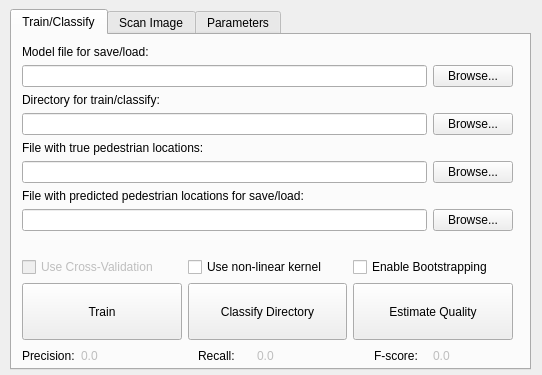
<?xml version="1.0" encoding="UTF-8"?>
<ui version="4.0">
 <class>View</class>
 <widget class="QWidget" name="View">
  <property name="geometry">
   <rect>
    <x>0</x>
    <y>0</y>
    <width>542</width>
    <height>375</height>
   </rect>
  </property>
  <property name="sizePolicy">
   <sizepolicy hsizetype="Preferred" vsizetype="Preferred">
    <horstretch>0</horstretch>
    <verstretch>0</verstretch>
   </sizepolicy>
  </property>
  <property name="windowTitle">
   <string>Pedestrian Detector</string>
  </property>
  <widget class="QTabWidget" name="mainTabWidget">
   <property name="geometry">
    <rect>
     <x>10</x>
     <y>9</y>
     <width>521</width>
     <height>361</height>
    </rect>
   </property>
   <property name="toolTip">
    <string/>
   </property>
   <property name="statusTip">
    <string/>
   </property>
   <property name="whatsThis">
    <string/>
   </property>
   <property name="accessibleName">
    <string/>
   </property>
   <property name="accessibleDescription">
    <string/>
   </property>
   <property name="currentIndex">
    <number>0</number>
   </property>
   <widget class="QWidget" name="tcTab">
    <attribute name="title">
     <string>Train/Classify</string>
    </attribute>
    <widget class="QWidget" name="gridLayoutWidget">
     <property name="geometry">
      <rect>
       <x>10</x>
       <y>10</y>
       <width>491</width>
       <height>321</height>
      </rect>
     </property>
     <layout class="QGridLayout" name="tcMainGridLayout">
      <item row="14" column="1">
       <widget class="QLabel" name="precisionValue">
        <property name="enabled">
         <bool>false</bool>
        </property>
        <property name="text">
         <string>0.0</string>
        </property>
       </widget>
      </item>
      <item row="4" column="0" colspan="7">
       <widget class="QLabel" name="trueLocLabel">
        <property name="text">
         <string>File with true pedestrian locations:</string>
        </property>
       </widget>
      </item>
      <item row="3" column="7">
       <widget class="QPushButton" name="dirBrowse">
        <property name="text">
         <string>Browse...</string>
        </property>
       </widget>
      </item>
      <item row="0" column="0" colspan="7">
       <widget class="QLabel" name="tcModelLabel">
        <property name="text">
         <string>Model file for save/load:</string>
        </property>
       </widget>
      </item>
      <item row="6" column="0" colspan="7">
       <widget class="QLabel" name="predLocLabel">
        <property name="text">
         <string>File with predicted pedestrian locations for save/load:</string>
        </property>
       </widget>
      </item>
      <item row="14" column="0">
       <widget class="QLabel" name="precisionLabel">
        <property name="text">
         <string>Precision:</string>
        </property>
       </widget>
      </item>
      <item row="7" column="0" colspan="7">
       <widget class="QLineEdit" name="predLocLineEdit"/>
      </item>
      <item row="7" column="7">
       <widget class="QPushButton" name="predLocBrowse">
        <property name="text">
         <string>Browse...</string>
        </property>
       </widget>
      </item>
      <item row="12" column="0" colspan="8">
       <layout class="QHBoxLayout" name="horizontalLayout">
        <item>
         <widget class="QPushButton" name="trainButton">
          <property name="enabled">
           <bool>true</bool>
          </property>
          <property name="sizePolicy">
           <sizepolicy hsizetype="Expanding" vsizetype="Expanding">
            <horstretch>0</horstretch>
            <verstretch>0</verstretch>
           </sizepolicy>
          </property>
          <property name="text">
           <string>Train</string>
          </property>
         </widget>
        </item>
        <item>
         <widget class="QPushButton" name="classifyDirectoryButton">
          <property name="sizePolicy">
           <sizepolicy hsizetype="Expanding" vsizetype="Expanding">
            <horstretch>0</horstretch>
            <verstretch>0</verstretch>
           </sizepolicy>
          </property>
          <property name="text">
           <string>Classify Directory</string>
          </property>
         </widget>
        </item>
        <item>
         <widget class="QPushButton" name="estimateQualityButton">
          <property name="sizePolicy">
           <sizepolicy hsizetype="Expanding" vsizetype="Expanding">
            <horstretch>0</horstretch>
            <verstretch>0</verstretch>
           </sizepolicy>
          </property>
          <property name="text">
           <string>Estimate Quality</string>
          </property>
         </widget>
        </item>
       </layout>
      </item>
      <item row="14" column="7">
       <widget class="QLabel" name="fScoreValue">
        <property name="enabled">
         <bool>false</bool>
        </property>
        <property name="text">
         <string>0.0</string>
        </property>
       </widget>
      </item>
      <item row="2" column="0" colspan="7">
       <widget class="QLabel" name="dirLabel">
        <property name="text">
         <string>Directory for train/classify:</string>
        </property>
       </widget>
      </item>
      <item row="1" column="7">
       <widget class="QPushButton" name="tcModelBrowse">
        <property name="text">
         <string>Browse...</string>
        </property>
       </widget>
      </item>
      <item row="14" column="3">
       <widget class="QLabel" name="recallLabel">
        <property name="text">
         <string>Recall:</string>
        </property>
       </widget>
      </item>
      <item row="3" column="0" colspan="7">
       <widget class="QLineEdit" name="dirLineEdit"/>
      </item>
      <item row="5" column="0" colspan="7">
       <widget class="QLineEdit" name="trueLocLineEdit"/>
      </item>
      <item row="1" column="0" colspan="7">
       <widget class="QLineEdit" name="tcModelLineEdit"/>
      </item>
      <item row="14" column="6">
       <widget class="QLabel" name="fScoreLabel">
        <property name="text">
         <string>F-score:</string>
        </property>
       </widget>
      </item>
      <item row="14" column="2">
       <spacer name="prfHorizontalSpacer1">
        <property name="orientation">
         <enum>Qt::Horizontal</enum>
        </property>
        <property name="sizeType">
         <enum>QSizePolicy::Ignored</enum>
        </property>
        <property name="sizeHint" stdset="0">
         <size>
          <width>40</width>
          <height>20</height>
         </size>
        </property>
       </spacer>
      </item>
      <item row="5" column="7">
       <widget class="QPushButton" name="trueLocBrowse">
        <property name="text">
         <string>Browse...</string>
        </property>
       </widget>
      </item>
      <item row="14" column="4">
       <widget class="QLabel" name="recallValue">
        <property name="enabled">
         <bool>false</bool>
        </property>
        <property name="text">
         <string>0.0</string>
        </property>
       </widget>
      </item>
      <item row="14" column="5">
       <spacer name="prfHorizontalSpacer2">
        <property name="orientation">
         <enum>Qt::Horizontal</enum>
        </property>
        <property name="sizeType">
         <enum>QSizePolicy::Ignored</enum>
        </property>
        <property name="sizeHint" stdset="0">
         <size>
          <width>40</width>
          <height>20</height>
         </size>
        </property>
       </spacer>
      </item>
      <item row="10" column="0" colspan="8">
       <spacer name="horizontalSpacer">
        <property name="orientation">
         <enum>Qt::Horizontal</enum>
        </property>
        <property name="sizeHint" stdset="0">
         <size>
          <width>40</width>
          <height>20</height>
         </size>
        </property>
       </spacer>
      </item>
      <item row="11" column="0" colspan="8">
       <layout class="QHBoxLayout" name="horizontalLayout_2">
        <item>
         <widget class="QCheckBox" name="cvCheck">
          <property name="enabled">
           <bool>false</bool>
          </property>
          <property name="text">
           <string>Use Cross-Validation</string>
          </property>
         </widget>
        </item>
        <item>
         <widget class="QCheckBox" name="nonlinearSVM">
          <property name="enabled">
           <bool>true</bool>
          </property>
          <property name="text">
           <string>Use non-linear kernel</string>
          </property>
         </widget>
        </item>
        <item>
         <widget class="QCheckBox" name="bootstrapCheck">
          <property name="enabled">
           <bool>true</bool>
          </property>
          <property name="text">
           <string>Enable Bootstrapping</string>
          </property>
         </widget>
        </item>
       </layout>
      </item>
     </layout>
    </widget>
   </widget>
   <widget class="QWidget" name="siTab">
    <attribute name="title">
     <string>Scan Image</string>
    </attribute>
    <widget class="QWidget" name="gridLayoutWidget_5">
     <property name="geometry">
      <rect>
       <x>10</x>
       <y>10</y>
       <width>501</width>
       <height>324</height>
      </rect>
     </property>
     <layout class="QGridLayout" name="siMainGridLayout">
      <item row="2" column="0">
       <widget class="QLabel" name="imageForScanLabel">
        <property name="text">
         <string>Image for scan:</string>
        </property>
       </widget>
      </item>
      <item row="3" column="0">
       <widget class="QLineEdit" name="imageForScanLineEdit">
        <property name="sizePolicy">
         <sizepolicy hsizetype="Expanding" vsizetype="Fixed">
          <horstretch>0</horstretch>
          <verstretch>0</verstretch>
         </sizepolicy>
        </property>
       </widget>
      </item>
      <item row="3" column="1">
       <widget class="QPushButton" name="imageForScanBrowse">
        <property name="text">
         <string>Browse...</string>
        </property>
       </widget>
      </item>
      <item row="1" column="0">
       <widget class="QLineEdit" name="siModelLineEdit"/>
      </item>
      <item row="0" column="0">
       <widget class="QLabel" name="siModelLabel">
        <property name="text">
         <string>Model file:</string>
        </property>
       </widget>
      </item>
      <item row="1" column="1">
       <widget class="QPushButton" name="siModelBrowse">
        <property name="text">
         <string>Browse...</string>
        </property>
       </widget>
      </item>
      <item row="0" column="2" rowspan="4">
       <widget class="QPushButton" name="scanImageButton">
        <property name="sizePolicy">
         <sizepolicy hsizetype="Preferred" vsizetype="Preferred">
          <horstretch>0</horstretch>
          <verstretch>0</verstretch>
         </sizepolicy>
        </property>
        <property name="text">
         <string>Scan Image</string>
        </property>
       </widget>
      </item>
      <item row="4" column="0" colspan="3">
       <widget class="QScrollArea" name="siScrollArea">
        <property name="sizePolicy">
         <sizepolicy hsizetype="Preferred" vsizetype="Minimum">
          <horstretch>0</horstretch>
          <verstretch>0</verstretch>
         </sizepolicy>
        </property>
        <property name="minimumSize">
         <size>
          <width>0</width>
          <height>220</height>
         </size>
        </property>
        <property name="frameShape">
         <enum>QFrame::StyledPanel</enum>
        </property>
        <property name="widgetResizable">
         <bool>false</bool>
        </property>
        <widget class="QWidget" name="scrollAreaWidgetContents">
         <property name="geometry">
          <rect>
           <x>0</x>
           <y>0</y>
           <width>459</width>
           <height>199</height>
          </rect>
         </property>
        </widget>
       </widget>
      </item>
     </layout>
    </widget>
   </widget>
   <widget class="QWidget" name="tab">
    <attribute name="title">
     <string>Parameters</string>
    </attribute>
    <widget class="QWidget" name="layoutWidget">
     <property name="geometry">
      <rect>
       <x>7</x>
       <y>5</y>
       <width>501</width>
       <height>56</height>
      </rect>
     </property>
     <layout class="QGridLayout" name="gridLayout">
      <item row="0" column="1">
       <widget class="QDoubleSpinBox" name="boundBox">
        <property name="decimals">
         <number>3</number>
        </property>
        <property name="minimum">
         <double>-100.000000000000000</double>
        </property>
        <property name="maximum">
         <double>100.000000000000000</double>
        </property>
        <property name="singleStep">
         <double>0.100000000000000</double>
        </property>
       </widget>
      </item>
      <item row="0" column="0">
       <widget class="QLabel" name="boundLabel">
        <property name="text">
         <string>Bound value</string>
        </property>
       </widget>
      </item>
      <item row="1" column="0">
       <widget class="QLabel" name="label">
        <property name="text">
         <string>TextLabel</string>
        </property>
       </widget>
      </item>
      <item row="1" column="1">
       <widget class="QDoubleSpinBox" name="doubleSpinBox"/>
      </item>
     </layout>
    </widget>
   </widget>
  </widget>
 </widget>
 <resources/>
 <connections>
  <connection>
   <sender>predLocBrowse</sender>
   <signal>clicked()</signal>
   <receiver>View</receiver>
   <slot>chooseUserLocationFileButton()</slot>
   <hints>
    <hint type="sourcelabel">
     <x>481</x>
     <y>227</y>
    </hint>
    <hint type="destinationlabel">
     <x>498</x>
     <y>224</y>
    </hint>
   </hints>
  </connection>
  <connection>
   <sender>dirBrowse</sender>
   <signal>clicked()</signal>
   <receiver>View</receiver>
   <slot>chooseDirButton()</slot>
   <hints>
    <hint type="sourcelabel">
     <x>413</x>
     <y>131</y>
    </hint>
    <hint type="destinationlabel">
     <x>498</x>
     <y>111</y>
    </hint>
   </hints>
  </connection>
  <connection>
   <sender>trueLocBrowse</sender>
   <signal>clicked()</signal>
   <receiver>View</receiver>
   <slot>chooseTrueLocationFileButton()</slot>
   <hints>
    <hint type="sourcelabel">
     <x>481</x>
     <y>179</y>
    </hint>
    <hint type="destinationlabel">
     <x>498</x>
     <y>170</y>
    </hint>
   </hints>
  </connection>
  <connection>
   <sender>classifyDirectoryButton</sender>
   <signal>clicked()</signal>
   <receiver>View</receiver>
   <slot>classifyDirectoryButton()</slot>
   <hints>
    <hint type="sourcelabel">
     <x>303</x>
     <y>303</y>
    </hint>
    <hint type="destinationlabel">
     <x>275</x>
     <y>344</y>
    </hint>
   </hints>
  </connection>
  <connection>
   <sender>estimateQualityButton</sender>
   <signal>clicked()</signal>
   <receiver>View</receiver>
   <slot>estimateQualityButton()</slot>
   <hints>
    <hint type="sourcelabel">
     <x>345</x>
     <y>332</y>
    </hint>
    <hint type="destinationlabel">
     <x>371</x>
     <y>344</y>
    </hint>
   </hints>
  </connection>
  <connection>
   <sender>scanImageButton</sender>
   <signal>clicked()</signal>
   <receiver>View</receiver>
   <slot>scanImageButton()</slot>
   <hints>
    <hint type="sourcelabel">
     <x>459</x>
     <y>69</y>
    </hint>
    <hint type="destinationlabel">
     <x>498</x>
     <y>144</y>
    </hint>
   </hints>
  </connection>
  <connection>
   <sender>imageForScanBrowse</sender>
   <signal>clicked()</signal>
   <receiver>View</receiver>
   <slot>chooseImageForScan()</slot>
   <hints>
    <hint type="sourcelabel">
     <x>400</x>
     <y>131</y>
    </hint>
    <hint type="destinationlabel">
     <x>498</x>
     <y>102</y>
    </hint>
   </hints>
  </connection>
  <connection>
   <sender>tcModelBrowse</sender>
   <signal>clicked()</signal>
   <receiver>View</receiver>
   <slot>chooseTCModelFileButton()</slot>
   <hints>
    <hint type="sourcelabel">
     <x>433</x>
     <y>74</y>
    </hint>
    <hint type="destinationlabel">
     <x>496</x>
     <y>5</y>
    </hint>
   </hints>
  </connection>
  <connection>
   <sender>siModelBrowse</sender>
   <signal>clicked()</signal>
   <receiver>View</receiver>
   <slot>chooseSIModelFileButton()</slot>
   <hints>
    <hint type="sourcelabel">
     <x>354</x>
     <y>65</y>
    </hint>
    <hint type="destinationlabel">
     <x>408</x>
     <y>4</y>
    </hint>
   </hints>
  </connection>
  <connection>
   <sender>trainButton</sender>
   <signal>clicked()</signal>
   <receiver>View</receiver>
   <slot>trainButton()</slot>
   <hints>
    <hint type="sourcelabel">
     <x>27</x>
     <y>306</y>
    </hint>
    <hint type="destinationlabel">
     <x>182</x>
     <y>344</y>
    </hint>
   </hints>
  </connection>
 </connections>
 <slots>
  <slot>chooseDirButton()</slot>
  <slot>chooseTrueLocationFileButton()</slot>
  <slot>trainButton()</slot>
  <slot>chooseUserLocationFileButton()</slot>
  <slot>classifyDirectoryButton()</slot>
  <slot>estimateQualityButton()</slot>
  <slot>scanImageButton()</slot>
  <slot>chooseImageForScan()</slot>
  <slot>chooseTCModelFileButton()</slot>
  <slot>chooseSIModelFileButton()</slot>
 </slots>
</ui>
